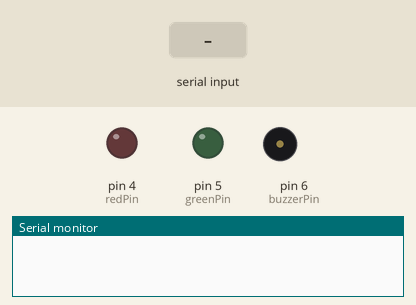
This sketch was run on a simulated Arduino Uno, built with avr-gcc and run on an emulated ATmega328P. On the bench: output pins drawn as LEDs (lit = HIGH), buzzer (waves = sounding, pin HIGH), the last lines printed to the serial monitor. The inputs (shaded band) are chosen by the test bench.

Above: at 1.2 s.
1.3 s: "PERCENT:\n" received over the second serial link
At 2.3 s:
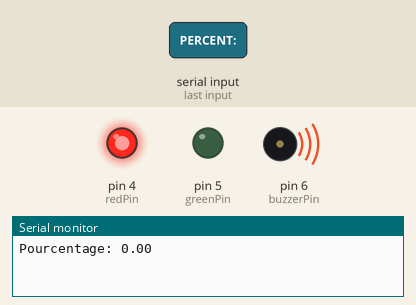
2.8 s: "90,45\n" received over the second serial link
Timing chart, 0 to 5.8 s (numbered marks = the images above; inputs shaded):
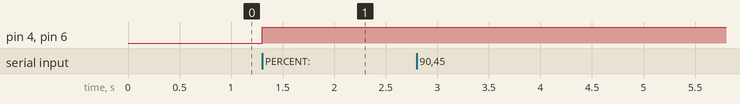

The sketch:

Receiver.ino
```cpp
#include <SoftwareSerial.h>

const int redPin = 4;
const int greenPin = 5;
const int buzzerPin = 6;

String data = "";

SoftwareSerial HC12(2,3);

void processData(String message)
{
	int percentIndex = message.indexOf("PERCENT:");
  	if (percentIndex == -1) {
    		Serial.println("DataNOTFound.");
    	return;
  	}
	String percentStr = message.substring(percentIndex + 8);
  	float pourcentage = percentStr.toFloat();

  	Serial.print("Pourcentage: ");
  	Serial.println(pourcentage);


  	if (pourcentage > 50.0) {

    		digitalWrite(greenPin, HIGH);
    		digitalWrite(redPin, LOW);
    		digitalWrite(buzzerPin, LOW);
  	} else if (pourcentage <= 50.0 && pourcentage > 25.0) {

    		digitalWrite(greenPin, LOW);
    		digitalWrite(redPin, HIGH);
    		digitalWrite(buzzerPin, LOW);
  	} else if (pourcentage <= 25.0) {

    		digitalWrite(greenPin, LOW);
    		digitalWrite(redPin, HIGH);
    		digitalWrite(buzzerPin, HIGH);
  }
}

void setup()
{
	Serial.begin(9600);
	HC12.begin(9600);
	pinMode(redPin, OUTPUT);
	pinMode(greenPin, OUTPUT);
	pinMode(buzzerPin, OUTPUT);
}

void loop()
{
	// Lecture d'une ligne complète depuis HC-12
  	while (HC12.available()) {
    		char c = HC12.read();
    		if (c == '\n') {
      		// treating received data
      		processData(data);
      		data = ""; // Reset
    		} else {
      		data += c;
    		}
  	}
}
```

Measured:
- after the input at 1.3 s, pin 4 (redPin), pin 6 (buzzerPin): LOW → HIGH at once
